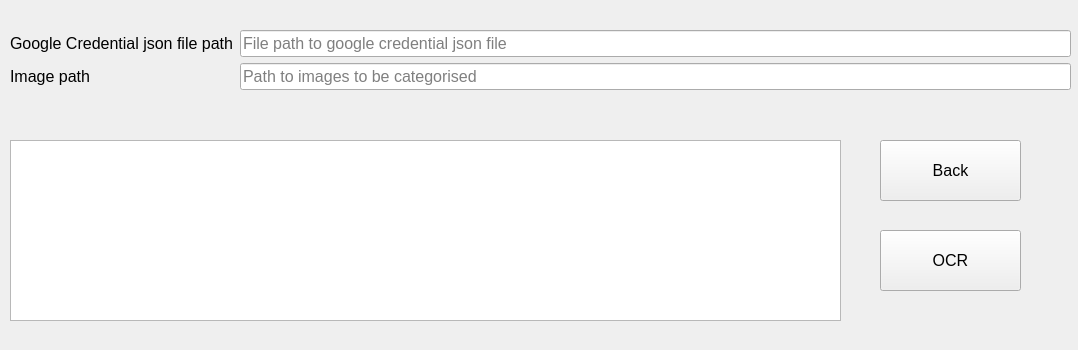
<?xml version="1.0" encoding="UTF-8"?>
<ui version="4.0">
 <class>OCRWindow</class>
 <widget class="QMainWindow" name="OCRWindow">
  <property name="geometry">
   <rect>
    <x>0</x>
    <y>0</y>
    <width>1078</width>
    <height>350</height>
   </rect>
  </property>
  <property name="windowTitle">
   <string>OCR Window</string>
  </property>
  <property name="unifiedTitleAndToolBarOnMac">
   <bool>true</bool>
  </property>
  <widget class="QWidget" name="centralwidget">
   <widget class="QWidget" name="layoutWidget">
    <property name="geometry">
     <rect>
      <x>10</x>
      <y>30</y>
      <width>1061</width>
      <height>99</height>
     </rect>
    </property>
    <layout class="QFormLayout" name="formLayout_2">
     <item row="0" column="0">
      <widget class="QLabel" name="label_7">
       <property name="enabled">
        <bool>true</bool>
       </property>
       <property name="sizePolicy">
        <sizepolicy hsizetype="Preferred" vsizetype="Preferred">
         <horstretch>0</horstretch>
         <verstretch>0</verstretch>
        </sizepolicy>
       </property>
       <property name="font">
        <font>
         <pointsize>12</pointsize>
        </font>
       </property>
       <property name="text">
        <string>Google Credential json file path</string>
       </property>
      </widget>
     </item>
     <item row="0" column="1">
      <widget class="QLineEdit" name="txtGoogleCredential_2">
       <property name="font">
        <font>
         <pointsize>12</pointsize>
        </font>
       </property>
       <property name="placeholderText">
        <string>File path to google credential json file</string>
       </property>
      </widget>
     </item>
     <item row="1" column="0">
      <widget class="QLabel" name="label_8">
       <property name="enabled">
        <bool>true</bool>
       </property>
       <property name="sizePolicy">
        <sizepolicy hsizetype="Preferred" vsizetype="Preferred">
         <horstretch>0</horstretch>
         <verstretch>0</verstretch>
        </sizepolicy>
       </property>
       <property name="font">
        <font>
         <pointsize>12</pointsize>
        </font>
       </property>
       <property name="text">
        <string>Image path</string>
       </property>
      </widget>
     </item>
     <item row="1" column="1">
      <widget class="QLineEdit" name="txtImage">
       <property name="font">
        <font>
         <pointsize>12</pointsize>
        </font>
       </property>
       <property name="placeholderText">
        <string>Path to images to be categorised</string>
       </property>
      </widget>
     </item>
    </layout>
   </widget>
   <widget class="QPushButton" name="btnBack">
    <property name="geometry">
     <rect>
      <x>880</x>
      <y>140</y>
      <width>141</width>
      <height>61</height>
     </rect>
    </property>
    <property name="font">
     <font>
      <pointsize>12</pointsize>
     </font>
    </property>
    <property name="text">
     <string>Back</string>
    </property>
   </widget>
   <widget class="QPushButton" name="btnOCR">
    <property name="geometry">
     <rect>
      <x>880</x>
      <y>230</y>
      <width>141</width>
      <height>61</height>
     </rect>
    </property>
    <property name="font">
     <font>
      <pointsize>12</pointsize>
     </font>
    </property>
    <property name="text">
     <string>OCR</string>
    </property>
   </widget>
   <widget class="QTextEdit" name="txtAOCRResult">
    <property name="geometry">
     <rect>
      <x>10</x>
      <y>140</y>
      <width>831</width>
      <height>181</height>
     </rect>
    </property>
    <property name="font">
     <font>
      <pointsize>12</pointsize>
     </font>
    </property>
    <property name="textInteractionFlags">
     <set>Qt::LinksAccessibleByMouse|Qt::TextSelectableByMouse</set>
    </property>
   </widget>
  </widget>
 </widget>
 <resources/>
 <connections/>
</ui>
